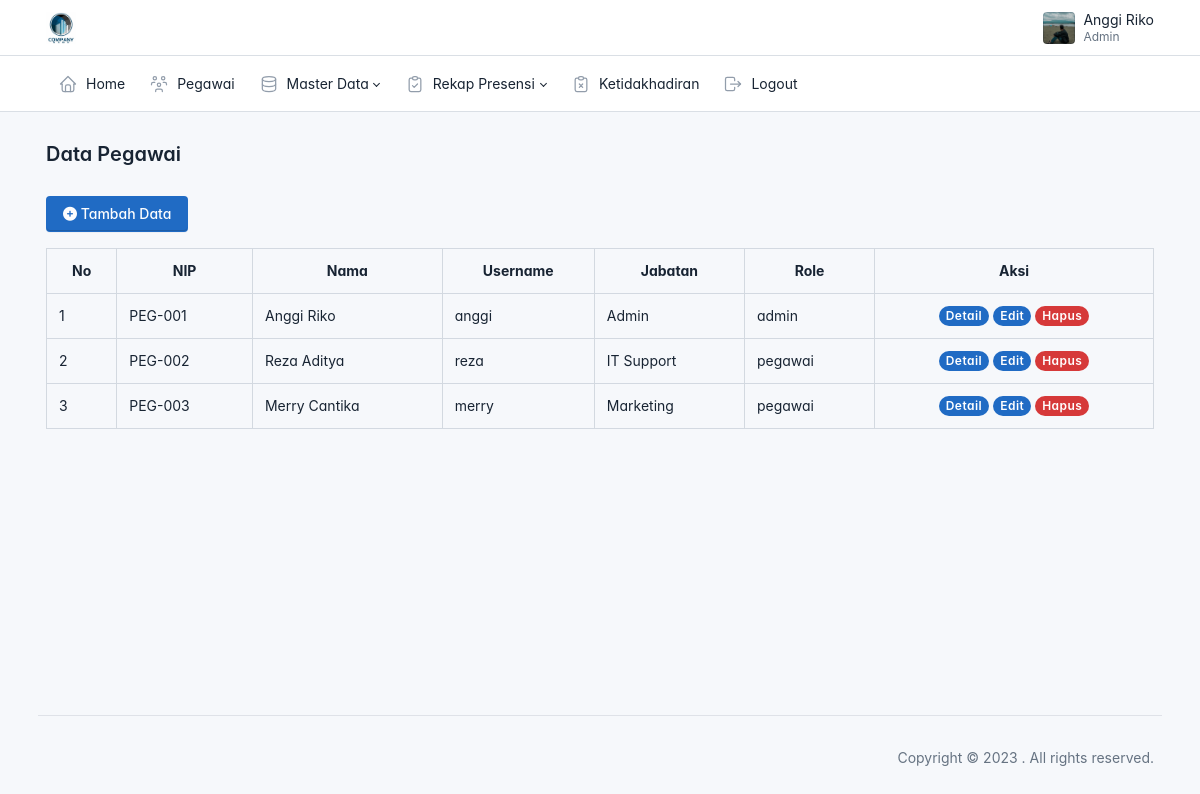
Screenshot of /admin/data_pegawai/pegawai.php (signed in) with the database file from the repository.
### tables this page shows
CREATE TABLE `users` (
  `id` int(11) NOT NULL,
  `id_pegawai` int(11) NOT NULL,
  `username` varchar(25) NOT NULL,
  `password` varchar(225) NOT NULL,
  `status` varchar(20) NOT NULL,
  `role` varchar(20) NOT NULL
);

CREATE TABLE `pegawai` (
  `id` int(11) NOT NULL,
  `nip` varchar(50) NOT NULL,
  `nama` varchar(25) NOT NULL,
  `jenis_kelamin` varchar(10) NOT NULL,
  `alamat` varchar(225) NOT NULL,
  `no_handphone` varchar(20) NOT NULL,
  `jabatan` varchar(50) NOT NULL,
  `lokasi_presensi` varchar(50) NOT NULL,
  `foto` varchar(25) NOT NULL
);

### config.php (called while the page is built, shortened)
<?php
    function base_url($url = null)
    {
        $base_url = 'http://localhost/presensi';
        if ($url != null) {
            return $base_url . '/'.$url;
        }else {
            return $base_url;
        }
    }
?>

### admin/data_pegawai/pegawai.php (the view, shortened to what this page needs)
<?php
$judul = "Data Pegawai";
include('../layout/header.php');
require_once('../../config.php');
$result = mysqli_query($connection, "SELECT users.id_pegawai, users.username, users.password, users.status, users.role, pegawai.* FROM users JOIN pegawai ON users.id_pegawai = pegawai.id");
?>
<div class="page-body">
    <div class="container-xl">
        <a href="<?= base_url('admin/data_pegawai/tambah.php') ?>" class="btn btn-primary"><span class="text"><i class="fa-solid fa-circle-plus"></i> Tambah Data</span></a>
        <table class="table table-bordered mt-3">
            <tr class="text-center">
                <th>No</th>
                <th>NIP</th>
                <th>Nama</th>
                <th>Username</th>
                <th>Jabatan</th>
                <th>Role</th>
                <th>Aksi</th>
            </tr>
            <?php if (mysqli_num_rows($result) === 0) { ?>
                <tr>
                    <td colspan="7">Data kosong, silahkan tambahkan data baru</td>
                </tr>
            <?php } else { ?>
                <?php $no = 1;
                while ($pegawai = mysqli_fetch_array($result)) : ?>
                    <tr>
                        <td><?= $no++ ?></td>
                        <td><?= $pegawai['nip'] ?></td>
                        <td><?= $pegawai['nama'] ?></td>
                        <td><?= $pegawai['username'] ?></td>
                        <td><?= $pegawai['jabatan'] ?></td>
                        <td><?= $pegawai['role'] ?></td>
                        <td class="text-center">
                            <a href="<?= base_url('admin/data_pegawai/detail.php?id=' . $pegawai['id']) ?>" class="badge badge-pill bg-primary">Detail</a>
                            <a href="<?= base_url('admin/data_pegawai/edit.php?id=' . $pegawai['id']) ?>" class="badge badge-pill bg-primary">Edit</a>
                            <a href="<?= base_url('admin/data_pegawai/hapus.php?id=' . $pegawai['id']) ?>" class="badge badge-pill bg-danger tombol-hapus">Hapus</a>
                        </td>
                    </tr>
                <?php endwhile; ?>
            <?php } ?>
        </table>
    </div>
</div>
<?php include('../layout/footer.php'); ?>

### admin/layout/header.php (shortened to what this page needs)
<?php
global $judul;
require_once('../../config.php') ?>
<!doctype html>
<html lang="en">
<head>
    <link href="<?= base_url('assets/css/tabler.min.css?1684106062') ?>" rel="stylesheet" />
    <link href="<?= base_url('assets/css/tabler-vendors.min.css?1684106062') ?>" rel="stylesheet" />
    <link href="<?= base_url('assets/css/demo.min.css?1684106062') ?>" rel="stylesheet" />
    <link rel="stylesheet" href="https://cdnjs.cloudflare.com/ajax/libs/font-awesome/6.4.2/css/all.min.css" />
</head>
<body>
    <div class="page">
        <header class="navbar navbar-expand-md d-print-none">
            <div class="container-xl">
                <h1 class="navbar-brand navbar-brand-autodark d-none-navbar-horizontal pe-0 pe-md-3">
                    <a href=".">
                        <img src="<?= base_url('assets/img/logo_perusahaan.jpg') ?>" width="110" height="32" alt="Tabler" class="navbar-brand-image">
                    </a>
                </h1>
                <div class="navbar-nav flex-row order-md-last">
                    <div class="nav-item dropdown">
                        <a href="#" class="nav-link d-flex lh-1 text-reset p-0" data-bs-toggle="dropdown" aria-label="Open user menu">
                            <?php
                            $id = $_SESSION['id'];
                            $result = mysqli_query($connection, "SELECT users.id_pegawai, users.username, users.status, users.role, pegawai.* FROM users JOIN pegawai ON users.id_pegawai = pegawai.id WHERE pegawai.id=$id");
                            while ($pegawai = mysqli_fetch_array($result)) :
                            ?>
                                <span class="avatar avatar-sm" style="background-image: url('<?= base_url('assets/img/foto_pegawai/' . $pegawai['foto']) ?>');"></span>
                            <?php endwhile; ?>
                            <div class="d-none d-xl-block ps-2">
                                <div><?= $_SESSION['nama'] ?></div>
                                <div class="mt-1 small text-muted"><?= $_SESSION['jabatan'] ?></div>
                            </div>
                        </a>
                    </div>
                </div>
            </div>
        </header>
        <header class="navbar-expand-md">
            <div class="collapse navbar-collapse" id="navbar-menu">
                <div class="navbar">
                    <div class="container-xl">
                        <ul class="navbar-nav">
                            <li class="nav-item">
                                <a class="nav-link" href="<?= base_url('admin/home/home.php') ?>">
                                    <span class="nav-link-icon d-md-none d-lg-inline-block">
                                    </span>
                                    <span class="nav-link-title">
                                        Home
                                    </span>
                                </a>
                            </li>
                            <li class="nav-item">
                                <a class="nav-link" href="<?= base_url('admin/data_pegawai/pegawai.php') ?>">
                                    <span class="nav-link-icon d-md-none d-lg-inline-block">
                                    </span>
                                    <span class="nav-link-title">
                                        Pegawai
                                    </span>
                                </a>
                            </li>
                            <li class="nav-item dropdown">
                                <a class="nav-link dropdown-toggle" href="#navbar-base" data-bs-toggle="dropdown" data-bs-auto-close="outside" role="button" aria-expanded="false">
                                    <span class="nav-link-icon d-md-none d-lg-inline-block">
                                    </span>
                                    <span class="nav-link-title">
                                        Master Data
                                    </span>
                                </a>
                            </li>
                            <li class="nav-item dropdown">
                                <a class="nav-link dropdown-toggle" href="#navbar-base" data-bs-toggle="dropdown" data-bs-auto-close="outside" role="button" aria-expanded="false">
                                    <span class="nav-link-icon d-md-none d-lg-inline-block">
                                    </span>
                                    <span class="nav-link-title">
                                        Rekap Presensi
                                    </span>
                                </a>
                            </li>
                            <li class="nav-item">
                                <a class="nav-link" href="<?= base_url('admin/data_ketidakhadiran/ketidakhadiran.php') ?>">
                                    <span class="nav-link-icon d-md-none d-lg-inline-block">
                                    </span>
                                    <span class="nav-link-title">
                                        Ketidakhadiran
                                    </span>
                                </a>
                            </li>
                            <li class="nav-item">
                                <a class="nav-link" href="<?= base_url('auth/logout.php') ?>">
                                    <span class="nav-link-icon d-md-none d-lg-inline-block">
                                    </span>
                                    <span class="nav-link-title">
                                        Logout
                                    </span>
                                </a>
                            </li>
                        </ul>
                    </div>
                </div>
            </div>
        </header>
        <div class="page-wrapper">
            <div class="page-header d-print-none">
                <div class="container-xl">
                    <div class="row g-2 align-items-center">
                        <div class="col">
                            <h2 class="page-title">
                                <?= $judul ?>
                            </h2>
                        </div>
                    </div>
                </div>
            </div>

### admin/layout/footer.php (shortened to what this page needs)
<footer class="footer footer-transparent d-print-none">
    <div class="container-xl">
        <div class="row text-center align-items-center flex-row-reverse">
            <hr>
            <div class="col-12 col-lg-auto mt-3 mt-lg-0">
                <ul class="list-inline list-inline-dots mb-0">
                    <li class="list-inline-item">
                        Copyright &copy; 2023
                        <a href="." class="link-secondary"></a>.
                        All rights reserved.
                    </li>
                </ul>
            </div>
        </div>
    </div>
</footer>
</div>
</div>
</body>
</html>

### admin/layout/header.php (style rules this page uses)
:root { --tblr-font-sans-serif: 'Inter Var', -apple-system, BlinkMacSystemFont, San Francisco, Segoe UI, Roboto, Helvetica Neue, sans-serif; }
body { font-feature-settings: "cv03", "cv04", "cv11"; }

### rows the page displays
users: id_pegawai.foto (placeholder picture), id_pegawai.nip "PEG-001", id_pegawai.nama "Anggi Riko", username "anggi", id_pegawai.jabatan "Admin", role "admin"
users: id_pegawai.nip "PEG-002", id_pegawai.nama "Reza Aditya", username "reza", id_pegawai.jabatan "IT Support", role "pegawai"
users: id_pegawai.nip "PEG-003", id_pegawai.nama "Merry Cantika", username "merry", id_pegawai.jabatan "Marketing", role "pegawai"

### other values shown
$_SESSION['nama'] "Anggi Riko"
$_SESSION['jabatan'] "Admin"
$judul "Data Pegawai"
